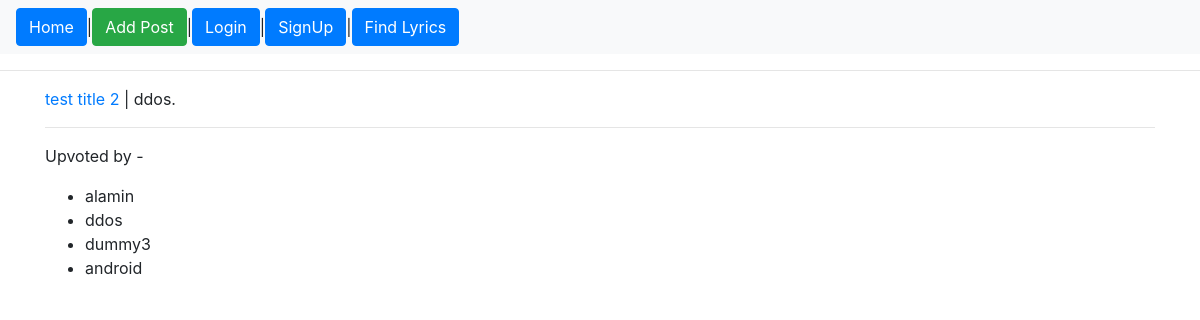
/post/upvoted-by/2/, run on the app's committed database.
### playground/models.py (models this page shows)
class Post(models.Model):
	title = models.CharField(max_length=200)
	content = models.TextField()
	author = models.ForeignKey(User, on_delete=models.CASCADE)

class Upvote(models.Model):
	post = models.ForeignKey(Post, on_delete = models.CASCADE, default=1)
	user = models.ForeignKey(User, on_delete = models.CASCADE, default=1)

### playground/views.py (the view)
# urls.py: path('post/upvoted-by/<int:post_id>/', views.upvoted_by, name='upvoted_by'),
def upvoted_by(request, post_id):
	post = get_object_or_404(Post, id=post_id)
	up_by = get_list_or_404(Upvote, post=post)
	return render(request, 'playground/upvoted_by.html',
		{'up_by': up_by, 'post': post}
	)

### playground/templates/playground/upvoted_by.html (shortened to what this page needs)
{% extends "playground/base.html" %}
{% block content %}
	<p><a href="{% url 'post_details' post.id %}">{{ post.title }}</a> | {{ post.author }}.
	</p>
	<hr>
	<p>
		Upvoted by -
	</p>
	<ul>
		{% for up in up_by %}
			<li>{{ up.user.username }}</li>
		{% endfor %}
	</ul>
{% endblock %}

### data on the page
Post: title "test title 2", author "ddos"
Upvote: user.username "alamin"
Upvote: user.username "ddos"
Upvote: user.username "dummy3"
Upvote: user.username "android"
